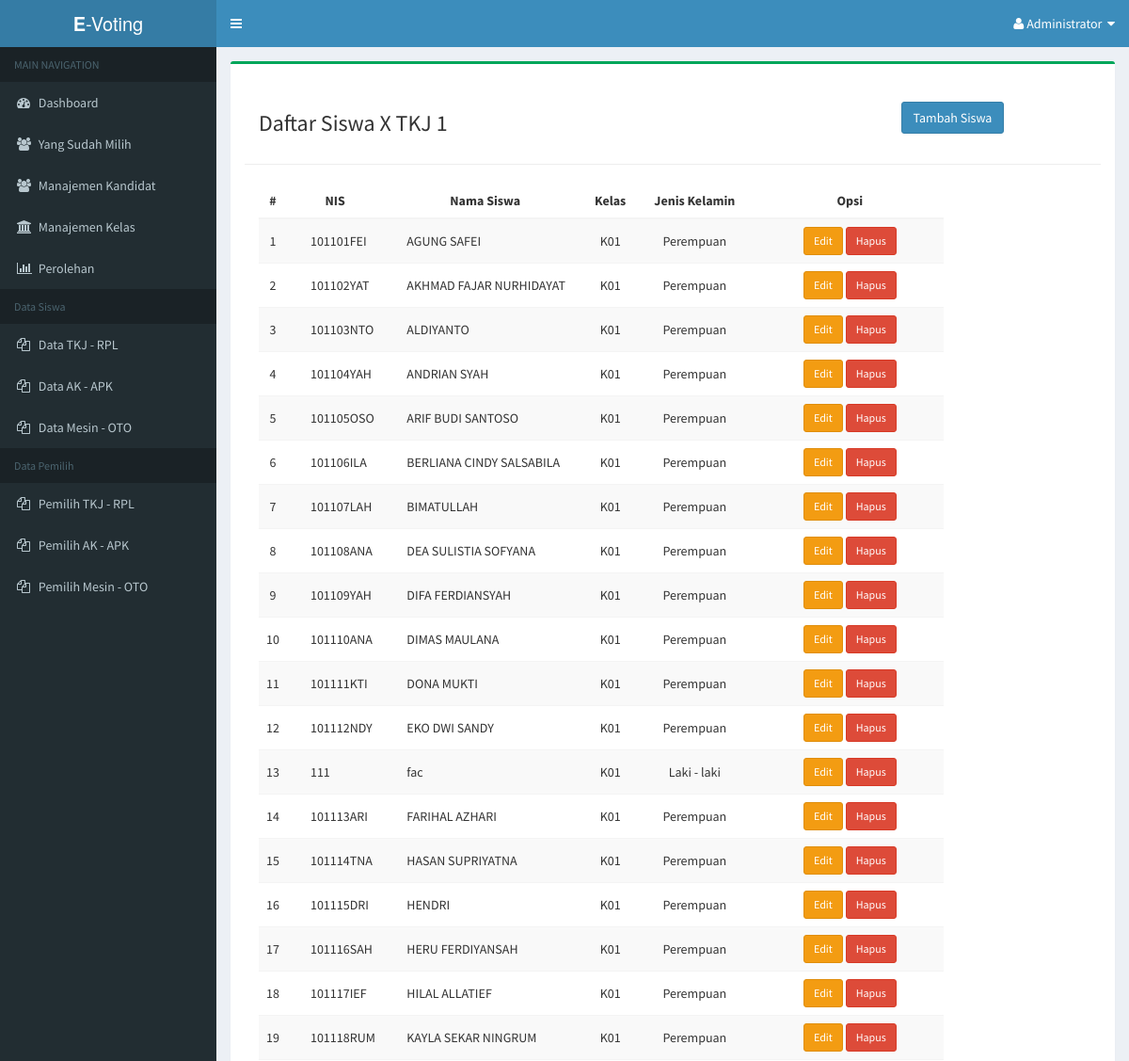
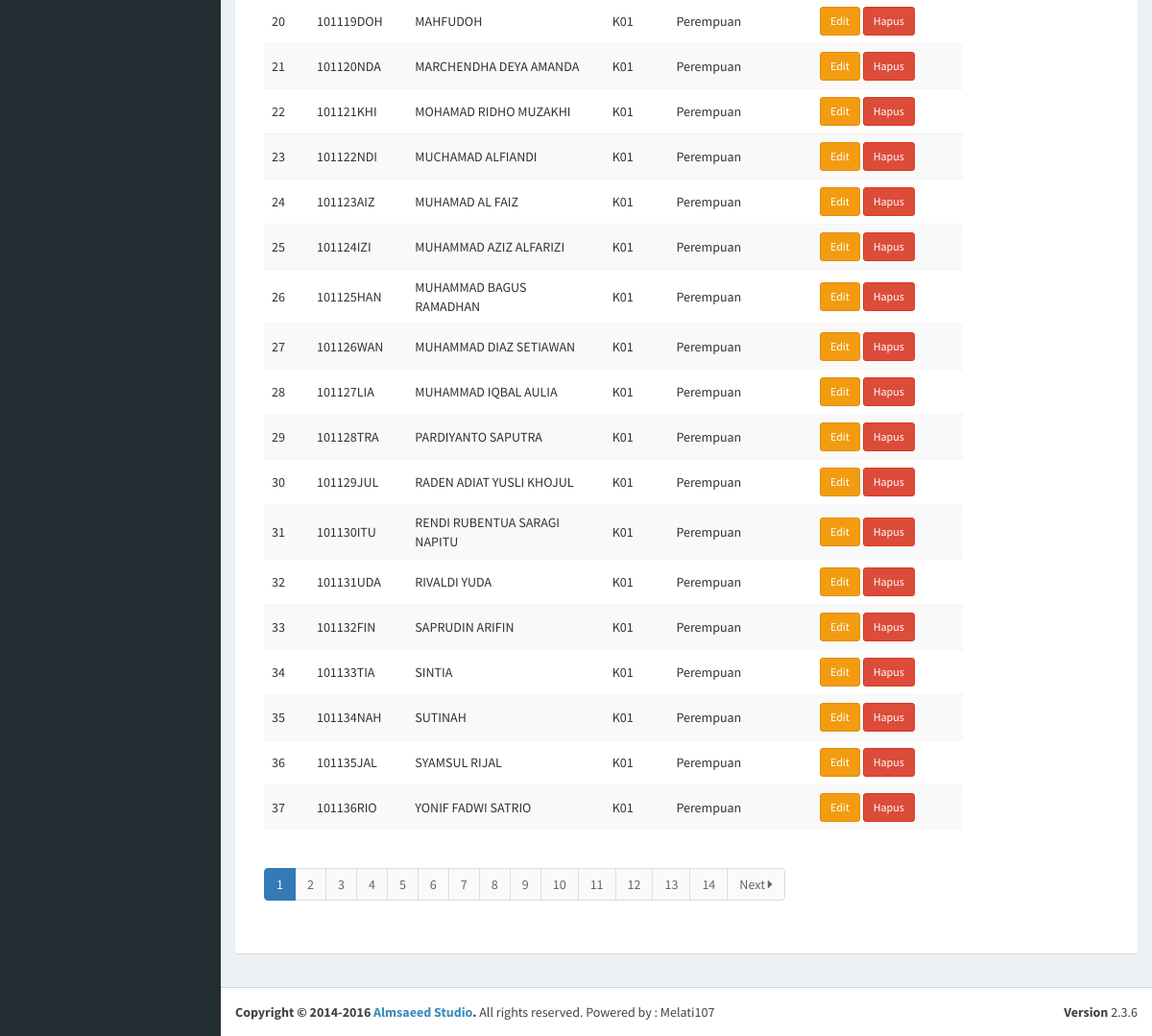
/admin/dashboard.php?page=XII-TKJ-2 (signed in), run on the app's committed database (2 pictures, top to bottom).
### tables this page shows
CREATE TABLE IF NOT EXISTS `t_user` (
  `id_user` varchar(10) NOT NULL,
  `fullname` varchar(50) NOT NULL,
  `id_kelas` varchar(3) NOT NULL,
  `jk` enum('L','P') NOT NULL,
  `pemilih` enum('Y','N') NOT NULL DEFAULT 'Y'
);

### admin/siswa-kelas/XII-TKJ-2.php (the view, shortened to what this page needs)
<div class="row">
   <div class="col-md-9 col-sm-9">
      <h3>Daftar Siswa X TKJ 1</h3>
   </div>
   <div class="col-md-3 col-sm-3" style="padding-top:10px;">
      <a class="btn btn-primary" href="?page=user&action=tambah">Tambah Siswa</a>
   </div>
   <hr />
   <div class="col-md-10 col-sm-12">
      <table class="table table-striped table-hover">
            <thead>
                  <tr>
                  <th style="text-align:center;">#</th>
                  <th style="text-align:center;">NIS</th>
                  <th style="text-align:center;">Nama Siswa</th>
                  <th style="text-align:center">Kelas</th>
                  <th width="130px" style="text-align:center;">Jenis Kelamin</th>
                  <th width="200px" style="text-align:center;">Opsi</th>
                  </tr>
            </thead>
            <tbody>
                  <?php
                  require('../include/connection.php');
                  if (isset($_GET['hlm'])) {
                              $hlm = $_GET['hlm'];
                              $no  = (100*$hlm) - 99;
                        } else {
                              $hlm = 1;
                              $no  = 1;
                        }
                  $sql = mysqli_query($con, "SELECT * FROM t_user  WHERE id_kelas='K01' ORDER BY fullname ASC ");
                  if (mysqli_num_rows($sql) > 0) {
                  while($data = mysqli_fetch_array($sql)) {
                        ?>
                        <tr>
                        <td style="text-align:center;vertical-align:middle;">
                              <?php echo $no++; ?>
                        </td>
                        <td style="padding-left:25px;vertical-align:middle;">
                              <?php echo $data['id_user']; ?>
                        </td>
                        <td style="padding-left:25px;vertical-align:middle;">
                              <?php echo $data['fullname']; ?>
                        </td>
                        <td style="text-align:center;vertical-align:middle;">
                              <?php echo $data['id_kelas']; ?>
                        </td>
                        <td style="text-align:center;vertical-align:middle;">
                              <?php
                              if($data['jk'] == 'L') {
                                    echo 'Laki - laki';
                              } else {
                                    echo 'Perempuan';
                              }
                              ?>
                        </td>
                        <td style="text-align:center;vertical-align:middle;">
                              <a href="?page=user&action=edit&id=<?php echo $data['id_user']; ?>" class="btn btn-warning btn-sm">
                              Edit
                              </a>
                              <a href="?page=user&action=hapus&id=<?php echo $data['id_user']; ?>" onclick="return confirm('Yakin ingin menghapus user ini ?');" class="btn btn-danger btn-sm">
                              Hapus
                              </a>
                        </td>
                        </tr>
                        <?php
                  }
                  } else {
                  echo "<tr>
                              <td colspan='5' style='text-align:center;'><h4>Belum ada data</h4></td>
                        </tr>";
                  }
                  ?>
            </tbody>
      </table>
      <?php
      echo '<ul class="pagination">';
      ?>
      <?php
         $hitung = mysqli_num_rows(mysqli_query($con, "SELECT * FROM t_user"));
         $total  = ceil($hitung / 100);
         for ($i = 1; $i <= $total ; $i++) {
      ?>
            <li <?php if ($hlm != $i) { echo 'class="waves-effect"'; } else { echo 'class="active"'; } ?>>
               <a href="?page=user&hlm=<?php  echo $i; ?>">
                  <?php  echo $i; ?>
               </a>
            </li>
         <?php
         }
         if ($hlm < $total) {
            $next = $hlm + 1;
         ?>
            <li class="waves-effect">
               <a href="?page=user&hlm=<?php  echo $next; ?>">
                  Next <i class='fa fa-caret-right'></i>
               </a>
            </li>
         <?php
         }
      echo '</ul>';
      ?>
      </div>
</div>

### data on the page
t_user: id_user "101101FEI", fullname "AGUNG SAFEI", id_kelas "K01", jk "Perempuan"
t_user: id_user "101102YAT", fullname "AKHMAD FAJAR NURHIDAYAT", id_kelas "K01", jk "Perempuan"
t_user: id_user "101103NTO", fullname "ALDIYANTO", id_kelas "K01", jk "Perempuan"
t_user: id_user "101104YAH", fullname "ANDRIAN SYAH", id_kelas "K01", jk "Perempuan"
t_user: id_user "101105OSO", fullname "ARIF BUDI SANTOSO", id_kelas "K01", jk "Perempuan"
t_user: id_user "101106ILA", fullname "BERLIANA CINDY SALSABILA", id_kelas "K01", jk "Perempuan"
t_user: id_user "101107LAH", fullname "BIMATULLAH", id_kelas "K01", jk "Perempuan"
t_user: id_user "101108ANA", fullname "DEA SULISTIA SOFYANA", id_kelas "K01", jk "Perempuan"
t_user: id_user "101109YAH", fullname "DIFA FERDIANSYAH", id_kelas "K01", jk "Perempuan"
t_user: id_user "101110ANA", fullname "DIMAS MAULANA", id_kelas "K01", jk "Perempuan"
t_user: id_user "101111KTI", fullname "DONA MUKTI", id_kelas "K01", jk "Perempuan"
t_user: id_user "101112NDY", fullname "EKO DWI SANDY", id_kelas "K01", jk "Perempuan"
t_user: id_user "111", fullname "fac", id_kelas "K01", jk "Laki - laki"
t_user: id_user "101113ARI", fullname "FARIHAL AZHARI", id_kelas "K01", jk "Perempuan"
t_user: id_user "101114TNA", fullname "HASAN SUPRIYATNA", id_kelas "K01", jk "Perempuan"
t_user: id_user "101115DRI", fullname "HENDRI", id_kelas "K01", jk "Perempuan"
t_user: id_user "101116SAH", fullname "HERU FERDIYANSAH", id_kelas "K01", jk "Perempuan"
t_user: id_user "101117IEF", fullname "HILAL ALLATIEF", id_kelas "K01", jk "Perempuan"
t_user: id_user "101118RUM", fullname "KAYLA SEKAR NINGRUM", id_kelas "K01", jk "Perempuan"
t_user: id_user "101119DOH", fullname "MAHFUDOH", id_kelas "K01", jk "Perempuan"
t_user: id_user "101120NDA", fullname "MARCHENDHA DEYA AMANDA", id_kelas "K01", jk "Perempuan"
t_user: id_user "101121KHI", fullname "MOHAMAD RIDHO MUZAKHI", id_kelas "K01", jk "Perempuan"
t_user: id_user "101122NDI", fullname "MUCHAMAD ALFIANDI", id_kelas "K01", jk "Perempuan"
t_user: id_user "101123AIZ", fullname "MUHAMAD AL FAIZ", id_kelas "K01", jk "Perempuan"
t_user: id_user "101124IZI", fullname "MUHAMMAD AZIZ ALFARIZI", id_kelas "K01", jk "Perempuan"
t_user: id_user "101125HAN", fullname "MUHAMMAD BAGUS RAMADHAN", id_kelas "K01", jk "Perempuan"
t_user: id_user "101126WAN", fullname "MUHAMMAD DIAZ SETIAWAN", id_kelas "K01", jk "Perempuan"
t_user: id_user "101127LIA", fullname "MUHAMMAD IQBAL AULIA", id_kelas "K01", jk "Perempuan"
t_user: id_user "101128TRA", fullname "PARDIYANTO SAPUTRA", id_kelas "K01", jk "Perempuan"
t_user: id_user "101129JUL", fullname "RADEN ADIAT YUSLI KHOJUL", id_kelas "K01", jk "Perempuan"
t_user: id_user "101130ITU", fullname "RENDI RUBENTUA SARAGI NAPITU", id_kelas "K01", jk "Perempuan"
t_user: id_user "101131UDA", fullname "RIVALDI YUDA", id_kelas "K01", jk "Perempuan"
t_user: id_user "101132FIN", fullname "SAPRUDIN ARIFIN", id_kelas "K01", jk "Perempuan"
t_user: id_user "101133TIA", fullname "SINTIA", id_kelas "K01", jk "Perempuan"
t_user: id_user "101134NAH", fullname "SUTINAH", id_kelas "K01", jk "Perempuan"
t_user: id_user "101135JAL", fullname "SYAMSUL RIJAL", id_kelas "K01", jk "Perempuan"
t_user: id_user "101136RIO", fullname "YONIF FADWI SATRIO", id_kelas "K01", jk "Perempuan"
